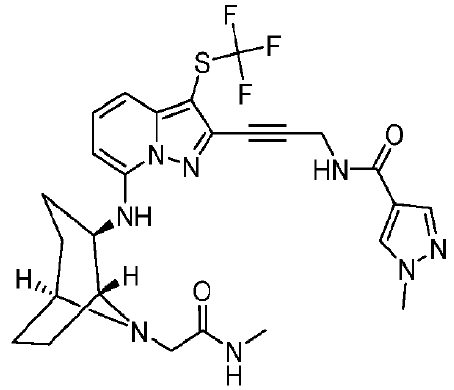
#> input picture training/data/real/patent_images/Compound_103_WO2026024861.png, 454 x 390 px
$ python test_text_masking.py --image training/data/real/patent_images/Compound_103_WO2026024861.png --dir training/data/real/patent_images
#> lines starting #> are read from the running program, lines starting #| are printed output that depends on the picture; after the words box and inside, x2 and y2 are one past the last pixel; in counts of white or black regions, pixels touching at a corner belong together
### src/pdf_to_smiles/core/text_masker.py
"""Detect and mask non-structural text on cropped chemical structure images.

Uses PaddleOCR to find text regions, then classifies each as either a
legitimate atom label (keep) or contaminating text like compound names,
captions, step labels (mask with white fill).

Requires optional dependency: pip install paddleocr paddlepaddle
"""

from __future__ import annotations

import re

import cv2
import numpy as np
from PIL import Image

# Lazy-loaded PaddleOCR instance
_ocr_engine = None

# Pattern matching atom labels and common chemical group abbreviations.
# These should NOT be masked even though OCR detects them as text.
_ATOM_LABEL_RE = re.compile(
    r'^[+-]$'                           # charge symbols
    r'|^[A-Z][a-z]?[0-9]?[+-]?$'       # single atoms optionally numbered/charged: O, N, Br, C3, N+
    r'|^[RCXYA]\d?[a-z]?$'             # R-groups: R, R1, R2, R1a, X, Y
    r"|^R['\u2032]$"                    # R', R′
    r'|^(OH|HO|NH|HN|NH2|NO2|CN|CO|SH|HS)$'  # common 2-3 char groups (incl. reversed)
    r'|^(Me|Et|Ph|Ac|Bz|Bn|Ts)$'       # abbreviations
    r'|^(Boc|Fmoc|Cbz|TBS|TMS|TIPS)$'  # protecting groups
    r'|^(CH[23]|CF3|SO2|PO4|CO2)$'     # subscript groups
    r'|^[nmi]$'                         # polymer repeat / generic indices
)


def is_available() -> bool:
    """Check if PaddleOCR is installed and usable.

    Returns False when called from a non-main thread because PaddlePaddle's
    protobuf C++ static initialisers in libphi_core.dylib crash (SIGABRT)
    when first loaded via dlopen on a background thread.
    """
    import threading
    if threading.current_thread() is not threading.main_thread():
        return False
    try:
        import paddleocr  # noqa: F401
        return True
    except ImportError:
        return False


def _get_ocr():
    """Return a lazily-initialized PaddleOCR engine."""
    global _ocr_engine
    if _ocr_engine is None:
        from paddleocr import PaddleOCR
        _ocr_engine = PaddleOCR(
            use_doc_orientation_classify=False,
            use_doc_unwarping=False,
            use_textline_orientation=True,
            lang='en',
        )
    return _ocr_engine


def _is_atom_label(text: str, box_width: int, img_width: int) -> bool:
    """Return True if *text* looks like an atom label rather than contamination."""
    text = text.strip()

    # Strip trailing hyphens/dashes that OCR picks up from adjacent bond lines
    text = text.rstrip('-–—')

    # Very short text that matches chemical patterns → keep
    if len(text) <= 3 and _ATOM_LABEL_RE.match(text):
        return True

    # Even if regex didn't match, very short text in a small box is likely
    # an atom label (handles OCR mis-reads like "0" for "O")
    if len(text) <= 2 and box_width < img_width * 0.10:
        return True

    return False


def mask_text_regions(image: Image.Image) -> Image.Image:
    """Detect and white-fill non-structural text on a structure image.

    Atom labels (OH, Br, CH3, R1 …) are preserved.  Compound names,
    captions, step labels, and other contaminating text are masked.

    Args:
        image: PIL Image of a cropped chemical structure (RGB recommended).

    Returns:
        A copy of *image* with contaminating text regions white-filled.
        Returns the original image unchanged when PaddleOCR is not installed
        or when masking would remove too much ink (>40% of total).
    """
    if not is_available():
        return image

    if image.mode != 'RGB':
        image = image.convert('RGB')

    img_array = np.array(image)
    img_h, img_w = img_array.shape[:2]

    ocr = _get_ocr()
    results = list(ocr.predict(img_array))

    if not results:
        return image

    result = results[0]
    rec_texts = result.get('rec_texts', [])
    rec_polys = result.get('dt_polys', [])

    if not rec_texts:
        return image

    # Collect boxes to mask
    mask = np.zeros((img_h, img_w), dtype=np.uint8)
    padding = 3  # px around each text box

    for text, poly in zip(rec_texts, rec_polys):
        # poly is an array of quad points [[x1,y1],[x2,y2],[x3,y3],[x4,y4]]
        poly = np.array(poly)
        xs = poly[:, 0]
        ys = poly[:, 1]
        box_w = float(xs.max() - xs.min())

        if _is_atom_label(text, int(box_w), img_w):
            continue

        # Build a padded axis-aligned rectangle for white-filling
        x_min = max(int(xs.min()) - padding, 0)
        y_min = max(int(ys.min()) - padding, 0)
        x_max = min(int(xs.max()) + padding, img_w)
        y_max = min(int(ys.max()) + padding, img_h)
        mask[y_min:y_max, x_min:x_max] = 255

    if cv2.countNonZero(mask) == 0:
        return image

    # Safety: if masking would remove >40% of total ink, skip
    gray = cv2.cvtColor(img_array, cv2.COLOR_RGB2GRAY)
    _, binary = cv2.threshold(gray, 0, 255, cv2.THRESH_BINARY_INV + cv2.THRESH_OTSU)
    total_ink = cv2.countNonZero(binary)
    ink_in_mask = cv2.countNonZero(binary & mask)

    if total_ink > 0 and ink_in_mask / total_ink > 0.40:
        return image

    # White-fill masked regions
    cleaned = img_array.copy()
    cleaned[mask == 255] = [255, 255, 255]

    return Image.fromarray(cleaned)

### src/pdf_to_smiles/core/image_cleaner.py
"""Remove contaminating elements from chemical structure images before OCSR.

Targets: stray lines, partial fragments of neighboring structures, arrows,
and other disconnected elements that bleed into the bounding box crop.
Uses connected component analysis to identify and remove elements that are
spatially disconnected from the main molecular graph.

NOT intended to fix: truncated structures (upstream detection problem),
non-structure images like reaction schemes or tables (P1 classifier problem).
"""

from __future__ import annotations

import cv2
import numpy as np
from PIL import Image


# [77 lines left out: function autocrop_structure, not called in this run]


def clean_structure_image(image: Image.Image, mask_text: bool = False, autocrop: bool = False) -> Image.Image:
    """Remove contaminating elements from a chemical structure image.

    Multi-pass strategy:
    Pass 0 (optional) — Use PaddleOCR to detect and white-fill non-structural
             text (compound names, captions, step labels) while preserving
             atom labels. Only runs when *mask_text* is True.
    Pass 1 — Remove long straight lines (table borders, separator lines).
             Detected via morphological line kernels. No molecular bond spans
             >50% of the image width/height, so this is safe.
    Pass 2 — Morphological closing to identify the main molecular region,
             then remove any ink outside it.

    Safe to call on clean images — returns them unchanged.

    Args:
        image: PIL Image of a cropped chemical structure.
        mask_text: If True, run PaddleOCR text masking before line removal.
        autocrop: If True, tighten the crop to the main structure bounding
            box after cleaning.

    Returns:
        Cleaned PIL Image with contaminants white-filled.
    """
    # --- Pass 0 (optional): Text masking via PaddleOCR ---
    if mask_text:
        from pdf_to_smiles.core.text_masker import mask_text_regions
        image = mask_text_regions(image)

    if image.mode != 'RGB':
        image = image.convert('RGB')

    img_array = np.array(image)
    gray = cv2.cvtColor(img_array, cv2.COLOR_RGB2GRAY)

    # Binarize: ink pixels become 255 on black background
    _, binary = cv2.threshold(gray, 0, 255, cv2.THRESH_BINARY_INV + cv2.THRESH_OTSU)

    img_h, img_w = binary.shape
    contaminant_mask = np.zeros_like(binary)

    # --- Pass 1: Detect and remove long straight lines ---
    # Use morphological opening with long horizontal/vertical kernels to
    # isolate lines. A line must span >40% of image width/height to qualify.
    # No molecular bond would be this long relative to the image.
    min_line_len_h = int(img_w * 0.4)
    min_line_len_v = int(img_h * 0.4)

    if min_line_len_h > 10:
        h_kernel = cv2.getStructuringElement(cv2.MORPH_RECT, (min_line_len_h, 1))
        h_lines = cv2.morphologyEx(binary, cv2.MORPH_OPEN, h_kernel)
        # Only remove lines that are thin (height < 10% of image)
        if cv2.countNonZero(h_lines) > 0:
            nl, lb, st, _ = cv2.connectedComponentsWithStats(h_lines)
            for i in range(1, nl):
                h = st[i, cv2.CC_STAT_HEIGHT]
                if h < img_h * 0.1:
                    contaminant_mask[lb == i] = 255

    if min_line_len_v > 10:
        v_kernel = cv2.getStructuringElement(cv2.MORPH_RECT, (1, min_line_len_v))
        v_lines = cv2.morphologyEx(binary, cv2.MORPH_OPEN, v_kernel)
        if cv2.countNonZero(v_lines) > 0:
            nl, lb, st, _ = cv2.connectedComponentsWithStats(v_lines)
            for i in range(1, nl):
                w = st[i, cv2.CC_STAT_WIDTH]
                if w < img_w * 0.1:
                    contaminant_mask[lb == i] = 255

    # Remove detected lines from binary before Pass 2 so they don't
    # bridge the molecule to nearby contaminants during closing
    binary_cleaned = binary.copy()
    binary_cleaned[contaminant_mask == 255] = 0

    # --- Pass 2: Morphological closing to find main molecular region ---
    # Closing bridges small gaps in the molecule (from gray ink binarization)
    # while keeping spatially distant contaminants separate.
    kernel = cv2.getStructuringElement(cv2.MORPH_ELLIPSE, (15, 15))
    closed = cv2.morphologyEx(binary_cleaned, cv2.MORPH_CLOSE, kernel)

    # Dilate to merge nearby closed regions
    dilate_kernel = cv2.getStructuringElement(cv2.MORPH_ELLIPSE, (11, 11))
    closed = cv2.dilate(closed, dilate_kernel)

    # Find connected components on the closed/dilated image
    num_labels, labels, stats, _ = cv2.connectedComponentsWithStats(closed)

    if num_labels > 2:
        # The largest closed component is the main molecular region
        fg_areas = [(i, stats[i, cv2.CC_STAT_AREA]) for i in range(1, num_labels)]
        fg_areas.sort(key=lambda x: x[1], reverse=True)
        main_label = fg_areas[0][0]

        # Pixels in original binary (after line removal) outside the main
        # closed region are contaminants
        main_region = (labels == main_label)
        contaminant_mask |= ((binary_cleaned == 255) & ~main_region).astype(np.uint8) * 255

    # --- Final safety check ---
    contaminant_pixels = cv2.countNonZero(contaminant_mask)
    total_ink = cv2.countNonZero(binary)
    if contaminant_pixels == 0 or contaminant_pixels > total_ink * 0.5:
        return image

    # White-fill contaminant regions
    cleaned = img_array.copy()
    cleaned[contaminant_mask == 255] = [255, 255, 255]

    result = Image.fromarray(cleaned)
    if autocrop:
        result = autocrop_structure(result)
    return result

### test_text_masking.py
"""Validation tests for PaddleOCR text masking on chemical structure crops.

Run:  python test_text_masking.py [--image PATH] [--dir PATH]

Without arguments, runs synthetic tests to validate the classification logic.
With --image or --dir, runs masking on real structure crops and saves results.
"""

from __future__ import annotations

import argparse
import sys
from pathlib import Path

import cv2
import numpy as np
from PIL import Image, ImageDraw, ImageFont


# ---------------------------------------------------------------------------
# Helpers
# ---------------------------------------------------------------------------

def _make_synthetic_structure(width: int = 300, height: int = 300) -> Image.Image:
    """Draw a simple benzene-like hexagon as a minimal structure image."""
    img = Image.new('RGB', (width, height), (255, 255, 255))
    draw = ImageDraw.Draw(img)
    cx, cy = width // 2, height // 2
    r = min(width, height) // 4
    points = []
    for i in range(6):
        angle = np.pi / 3 * i - np.pi / 2
        points.append((cx + int(r * np.cos(angle)), cy + int(r * np.sin(angle))))
    for i in range(6):
        draw.line([points[i], points[(i + 1) % 6]], fill=(0, 0, 0), width=2)
    return img


def _add_atom_labels(img: Image.Image) -> Image.Image:
    """Add typical atom labels (OH, N, Br) onto a structure image."""
    img = img.copy()
    draw = ImageDraw.Draw(img)
    labels = [("OH", (50, 50)), ("N", (200, 100)), ("Br", (250, 200))]
    for text, pos in labels:
        draw.text(pos, text, fill=(0, 0, 0))
    return img


def _add_contaminating_text(img: Image.Image) -> Image.Image:
    """Add captions and compound names that should be masked."""
    img = img.copy()
    draw = ImageDraw.Draw(img)
    texts = [
        ("Example 85", (10, img.height - 30)),
        ("Step 2", (img.width - 80, 10)),
        ("N-(7-bromo-5-methyl)", (10, 10)),
    ]
    for text, pos in texts:
        draw.text(pos, text, fill=(0, 0, 0))
    return img


def _ink_pixel_count(img: Image.Image) -> int:
    """Count non-white pixels."""
    arr = np.array(img.convert('L'))
    _, binary = cv2.threshold(arr, 0, 255, cv2.THRESH_BINARY_INV + cv2.THRESH_OTSU)
    return cv2.countNonZero(binary)


# ---------------------------------------------------------------------------
# Tests
# ---------------------------------------------------------------------------

def test_classification_logic():
    """Unit-test the _is_atom_label helper without requiring PaddleOCR."""
    from pdf_to_smiles.core.text_masker import _is_atom_label

    img_w = 300

    # Should keep (atom labels)
    keep = ["O", "N", "OH", "Br", "NH2", "CH3", "R1", "Me", "Boc", "+", "-", "n"]
    for text in keep:
        assert _is_atom_label(text, box_width=20, img_width=img_w), \
            f"Expected KEEP for '{text}' but got MASK"

    # Should mask (contaminating text)
    mask = ["Example", "Step 2", "compound", "N-(7-bromo", "Table 3"]
    for text in mask:
        assert not _is_atom_label(text, box_width=150, img_width=img_w), \
            f"Expected MASK for '{text}' but got KEEP"

    print("[PASS] Classification logic: all atom labels kept, all captions masked")


def test_availability():
    """Check is_available() returns a bool without crashing."""
    from pdf_to_smiles.core.text_masker import is_available
    avail = is_available()
    print(f"[INFO] PaddleOCR available: {avail}")
    return avail


def test_mask_clean_structure():
    """Masking a clean structure (no text) should return image unchanged."""
    from pdf_to_smiles.core.text_masker import mask_text_regions

    img = _make_synthetic_structure()
    result = mask_text_regions(img)

    before_ink = _ink_pixel_count(img)
    after_ink = _ink_pixel_count(result)

    # Allow tiny variance from JPEG-like rounding but no large loss
    ratio = after_ink / max(before_ink, 1)
    assert ratio > 0.90, f"Clean structure lost too much ink: {ratio:.2%}"
    print(f"[PASS] Clean structure: ink preserved ({ratio:.1%})")


def test_mask_with_atom_labels():
    """Atom labels should be preserved by the masker."""
    from pdf_to_smiles.core.text_masker import mask_text_regions

    img = _add_atom_labels(_make_synthetic_structure())
    result = mask_text_regions(img)

    before_ink = _ink_pixel_count(img)
    after_ink = _ink_pixel_count(result)
    ratio = after_ink / max(before_ink, 1)

    assert ratio > 0.85, f"Atom-label structure lost too much ink: {ratio:.2%}"
    print(f"[PASS] Atom labels preserved: ink ratio {ratio:.1%}")


def test_mask_contaminated():
    """Contaminating text should be removed, reducing ink count."""
    from pdf_to_smiles.core.text_masker import mask_text_regions

    base = _make_synthetic_structure()
    contaminated = _add_contaminating_text(base)
    result = mask_text_regions(contaminated)

    base_ink = _ink_pixel_count(base)
    contaminated_ink = _ink_pixel_count(contaminated)
    result_ink = _ink_pixel_count(result)

    # Result should have less ink than contaminated version
    assert result_ink < contaminated_ink, \
        "Masking did not remove any contaminating text"
    # Result should be closer to the clean base than to the contaminated image
    print(f"[PASS] Contaminated text removed: "
          f"base={base_ink}, dirty={contaminated_ink}, cleaned={result_ink}")


def test_image_cleaner_integration():
    """Verify clean_structure_image accepts mask_text parameter."""
    from pdf_to_smiles.core.image_cleaner import clean_structure_image

    img = _make_synthetic_structure()
    # Should not raise
    result_no_mask = clean_structure_image(img, mask_text=False)
    assert result_no_mask is not None
    print("[PASS] clean_structure_image(mask_text=False) works")

    if test_availability():
        result_mask = clean_structure_image(img, mask_text=True)
        assert result_mask is not None
        print("[PASS] clean_structure_image(mask_text=True) works")


def run_on_real_image(image_path: str, output_dir: str | None = None):
    """Run text masking on a real image and optionally save the result."""
    from pdf_to_smiles.core.text_masker import mask_text_regions

    img = Image.open(image_path).convert('RGB')
    result = mask_text_regions(img)

    before_ink = _ink_pixel_count(img)
    after_ink = _ink_pixel_count(result)
    ratio = after_ink / max(before_ink, 1)
    removed = 1.0 - ratio

    name = Path(image_path).stem
    print(f"  {name}: ink removed = {removed:.1%}  (before={before_ink}, after={after_ink})")

    if output_dir:
        out_path = Path(output_dir) / f"{name}_masked.png"
        result.save(str(out_path))
        print(f"    → saved to {out_path}")


# ---------------------------------------------------------------------------
# Main
# ---------------------------------------------------------------------------

def main():
    parser = argparse.ArgumentParser(description="Test PaddleOCR text masking")
    parser.add_argument("--image", type=str, help="Path to a single structure crop image")
    parser.add_argument("--dir", type=str, help="Directory of structure crop images")
    parser.add_argument("--output", type=str, help="Directory to save masked images")
    args = parser.parse_args()

    print("=" * 60)
    print("Text Masking Tests")
    print("=" * 60)

    # Always run unit tests
    test_classification_logic()
    avail = test_availability()

    if avail:
        print("\n--- PaddleOCR integration tests ---")
        test_mask_clean_structure()
#> in _make_synthetic_structure, `img = Image.new('RGB', (width, height), (255, 255, 255))`: img: PIL image 300x300 RGB; every value is 255
#> in test_mask_clean_structure, `img = _make_synthetic_structure()`:
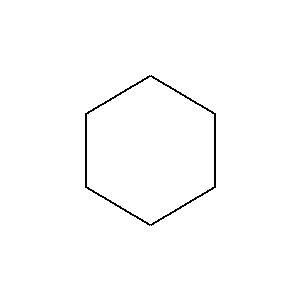
#> img: PIL image 300x300 RGB; 99.1% white; black in thin lines or dots, all inside (x1, y1, x2, y2) = (85, 75, 216, 226)
#> (the call stopped at in _get_ocr, `_ocr_engine = PaddleOCR( use_doc_orientation_classify=False, use_doc_u..`: paddleocr is not available in this run)
        test_mask_with_atom_labels()
#> (the call stopped at in _get_ocr, `_ocr_engine = PaddleOCR( use_doc_orientation_classify=False, use_doc_u..`: paddleocr is not available in this run)
        test_mask_contaminated()
#> (the call stopped at in _get_ocr, `_ocr_engine = PaddleOCR( use_doc_orientation_classify=False, use_doc_u..`: paddleocr is not available in this run)
    else:
        print("\n[SKIP] PaddleOCR not installed — skipping integration tests")

    print("\n--- Integration test ---")
    test_image_cleaner_integration()
#> in clean_structure_image, `h_lines = cv2.morphologyEx(binary, cv2.MORPH_OPEN, h_kernel)`: h_lines: shape (300, 300); every value is 0
#> in clean_structure_image, `closed = cv2.dilate(closed, dilate_kernel)`:
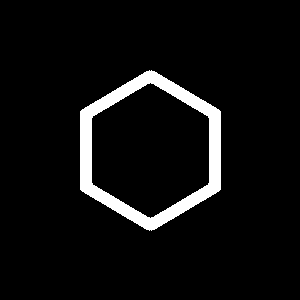
#> closed: shape (300, 300); 5.9% white; 1 white region, box (x1, y1, x2, y2) and area: (80, 70, 221, 231) 5292
#> in clean_structure_image, `num_labels, labels, stats, _ = cv2.connectedComponentsWithStats(closed)`: num_labels = 2; stats = [[0, 0, 300, 300, 84708], [80, 70, 141, 161, 5292]]
#> in clean_structure_image, `total_ink = cv2.countNonZero(binary)`: total_ink = 854
#> (the call stopped at in _get_ocr, `_ocr_engine = PaddleOCR( use_doc_orientation_classify=False, use_doc_u..`: paddleocr is not available in this run)

    # Real image tests
    if args.image:
        print(f"\n--- Real image: {args.image} ---")
        run_on_real_image(args.image, args.output)
#> (the call stopped at in _get_ocr, `_ocr_engine = PaddleOCR( use_doc_orientation_classify=False, use_doc_u..`: paddleocr is not available in this run)
    elif args.dir:
        img_dir = Path(args.dir)
        images = sorted(img_dir.glob("*.png")) + sorted(img_dir.glob("*.jpg"))
        if not images:
            print(f"No images found in {args.dir}")
        else:
            print(f"\n--- Processing {len(images)} images from {args.dir} ---")
            if args.output:
                Path(args.output).mkdir(parents=True, exist_ok=True)
            for p in images:
                run_on_real_image(str(p), args.output)

    print("\n" + "=" * 60)
    print("All tests passed!")
    print("=" * 60)


if __name__ == "__main__":
    main()
